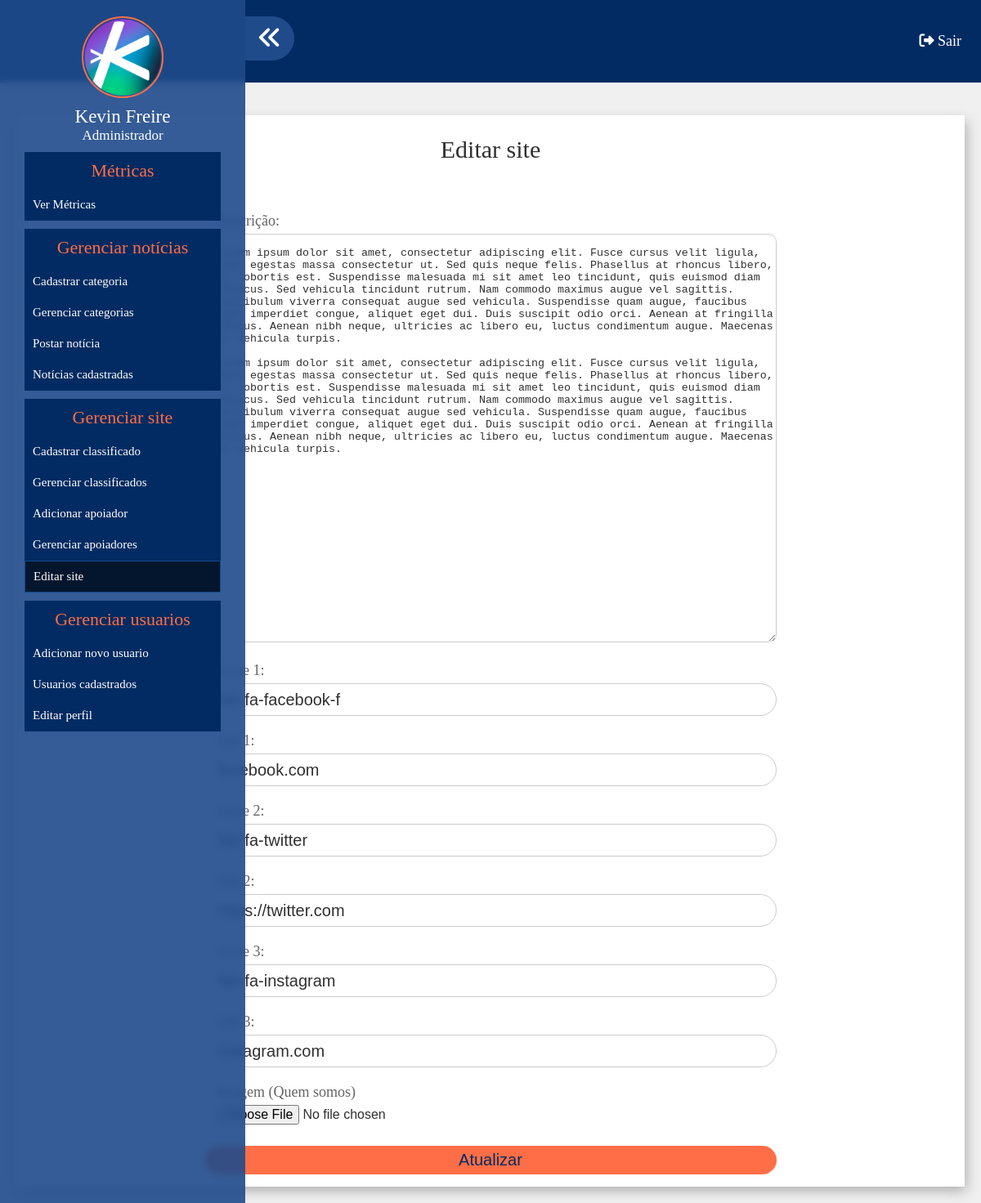
The app's page /pn/editar-site (signed in) with its own data.
### classes/MySql.php (called while the page is built)
<?php
	class MySql{
		private static $pdo;
		public static function conectar(){
			if(self::$pdo == null){
				try{
				self::$pdo = new PDO('mysql:host='.HOST.';dbname='.DATABASE,USUARIO,SENHA,array(PDO::MYSQL_ATTR_INIT_COMMAND => "SET NAMES utf8"));
				self::$pdo->setAttribute(PDO::ATTR_ERRMODE,PDO::ERRMODE_EXCEPTION);
				}catch(Exception $e){
					echo '<h2>Erro ao conectar</h2>';
				}
			}
			return self::$pdo;
		}
	}
?>

### pn/pages/editar-site.php (the view, shortened to what this page needs)
<?php
	$tabela = 'tb_site.config';
	$info = MySql::conectar()->prepare("SELECT * FROM `$tabela`");
	$info->execute();
	$info = $info->fetch();
?>
<div class="conteudo-painel">
	<h2>Editar site</h2>
	<form method="post" enctype="multipart/form-data">
		<label>Descrição:</label>
		<textarea name="descricao"><?php echo $info['texto_sobre']?></textarea>
		<label>Icone 1:</label>
		<input type="text" name="icone1" value="<?php echo $info['icone1']?>">
		<label>link 1:</label>
		<input type="text" name="link1" value="<?php echo $info['social_1']?>">
		<label>Icone 2:</label>
		<input type="text" name="icone2" value="<?php echo $info['icone2']?>">
		<label>link 2:</label>
		<input type="text" name="link2" value="<?php echo $info['social_2']?>">
		<label>Icone 3:</label>
		<input type="text" name="icone3" value="<?php echo $info['icone3']?>">
		<label>link 3:</label>
		<input type="text" name="link3" value="<?php echo $info['social_3']?>">
		<label>Imagem (Quem somos)</label>
		<input type="file" name="imagem">
		<input type="submit" name="acao" value="Atualizar">
	</form>
</div>

### pn/css/style.css (style rules this page uses)
* { margin: 0; padding: 0; box-sizing: border-box; }
html,body { height: 100%; background-color: #f0f0f0; }
.conteudo-painel { background-color: white; box-shadow: 3px 6px 15px -1px #ACACAC; padding: 15px; margin-top: 20px; }
.conteudo-painel h2 { color: #303030; padding: 10px; font-size: 30px; font-weight: normal; text-align: center; }
.conteudo-painel form { padding-top: 30px; width: 100%; max-width: 700px; margin: 0 auto; }
.conteudo-painel label { display: block; font-size: 18px; margin: 20px 0px 5px 15px; color: #646464; }
.conteudo-painel input:not([type="submit"]) { outline: 0; width: 100%; height: 40px; font-size: 20px; color: #303030; border: 1px solid #ccc; padding-left: 15px; border-radius: 20px; }
.conteudo-painel textarea { outline: 0; width: 100%; height: 500px; min-height: 40px; resize: vertical; color: #303030; border: 1px solid #ccc; padding-left: 15px; padding-top: 15px; border-radius: 10px; }
.conteudo-painel input[type=file] { font-size:16px; border: 0; }
.conteudo-painel input[type=submit] { width: 100%; height: 35px; background-color: #ff6e46; border: none; border-radius: 30px; color: #012b62; font-size: 16px; margin-top: 10px; font-size: 20px; cursor: pointer; }

### records on screen
tb_site.config: descricao "Lorem ipsum dolor sit amet, consectetur adipiscing elit. Fusce cursus velit ligula, eget egestas massa consectetur ut. Sed quis neque felis. Phasellus at rhoncus libero, eu lobortis est. Suspendisse malesuada mi sit amet leo tincidunt, quis euismod diam rhoncus. Sed vehicula tincidunt rutrum. Nam commodo maximus augue vel sagittis. Vestibulum viverra consequat augue sed vehicula. Suspendisse quam augue, faucibus eget imperdiet congue, aliquet eget dui. Duis suscipit odio orci. Aenean at fringilla lectus. Aenean nibh neque, ultricies ac libero eu, luctus condimentum augue. Maecenas et vehicula turpis. Lorem ipsum dolor sit amet, consectetur adipiscing elit. Fusce cursus velit ligula, eget…", icone1 "fab fa-facebook-f", link1 "facebook.com", icone2 "fab fa-twitter", link2 "https://twitter.com", icone3 "fab fa-instagram", link3 "instagram.com"

### other values on screen
$_SESSION['nome'] "Kevin Freire"
Painel::pegaCargo($_SESSION['cargo']) "Administrador"
